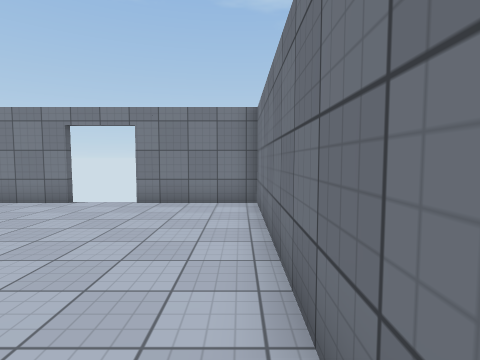
[1] (above)

12 first-person views from a walk through a scene from a Unity 3-D project. The camera is 1.5 m above the floor, tilts 4° down and sees 80° across. Doors are open. The floor is counted in squares, 1.2 m on a side. Each view is taken from the middle of a square. On the plan, view 1 faces up. The plan holds only what a view shows up to about 13 squares ahead; the rest is blank. The player character is not drawn. Surface patterns are stand-ins for the level's own textures.

[2]
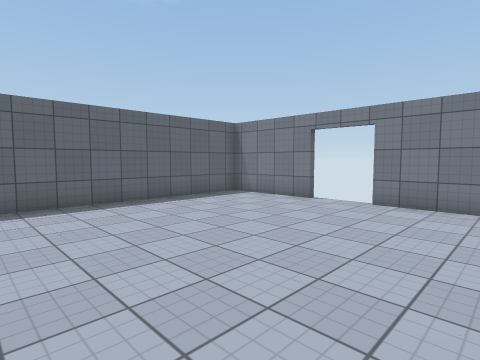

[3]
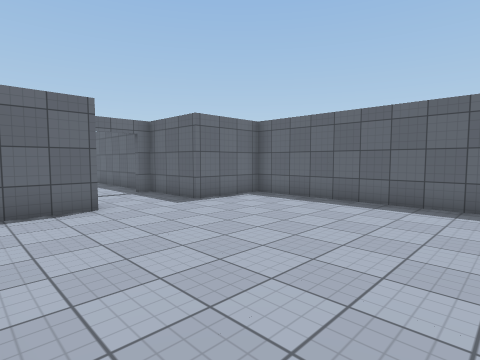

[4]
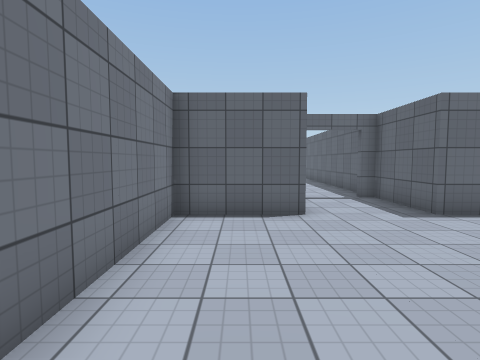

[5]
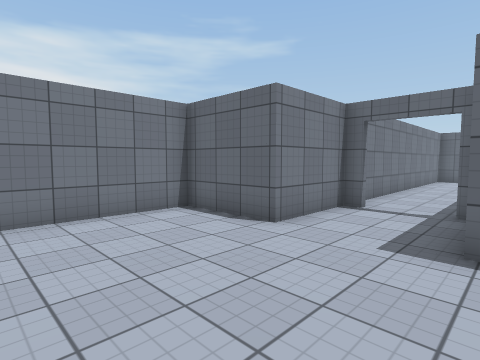

[6]
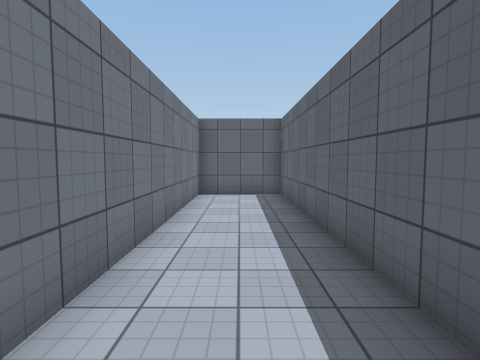

[7]
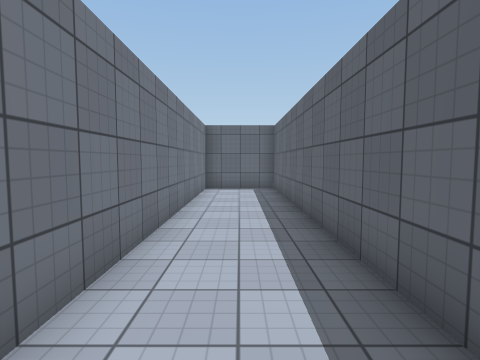

[8]
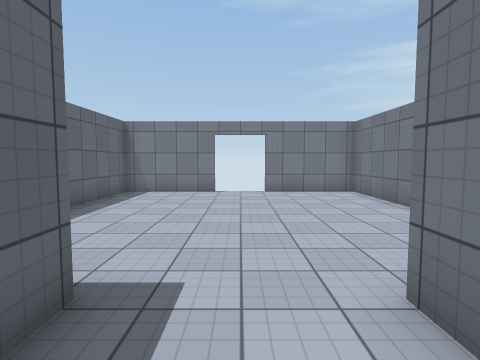

[9]
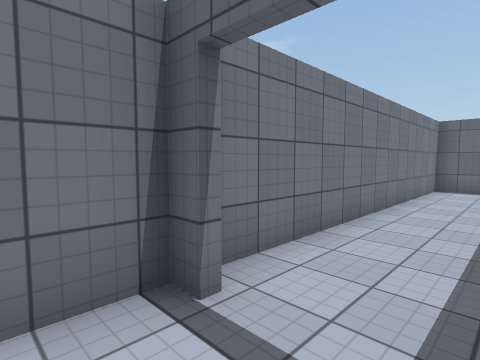

[10]
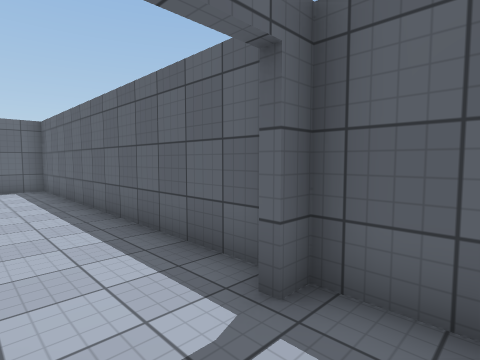

[11]
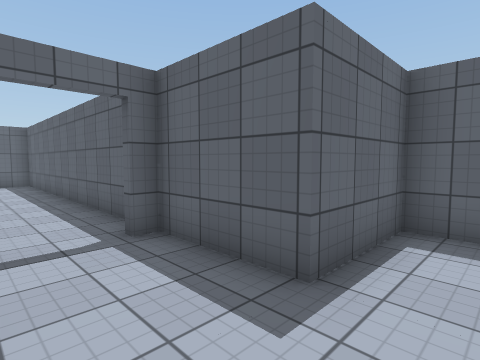

[12]
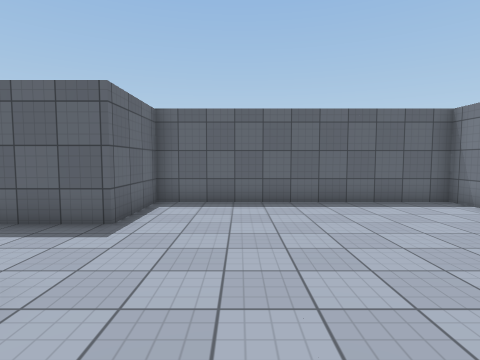

### Floor plan
Ten units are one square. View 1 is at (0, 0); x grows to the right and y downward. Boxes are objects, and circles mark ways between rooms. Rooms are numbered by the first view taken in them; rooms with no view inside come last. Other rooms are left out.
<svg viewBox="-90 -88 100 248">
<path fill="none" stroke="#000" d="M-49 -83 -85 -83 -85 5 -55 5 -55 35 -50 35M-31 35 -25 35 -25 5 5 5 5 -83 -30 -83M-55 41 -55 155 -25 155 -25 41"/>
<circle cx="-40" cy="40" r="3" fill="#2a7"/>
<text x="-40" y="-30">1</text>
<text x="-40" y="100">2</text>
</svg>
Room 1 opens to room 2.

Where each view was taken, in squares from view 1:
view 1: 0 up, 0 right, facing up
view 2: 0 up, 0 right, facing up-left
view 3: 7 up, 0 right, facing down-left
view 4: 6 up, 1 left, facing down
view 5: 4 up, 6 left, facing down-right
view 6: 5 down, 4 left, facing down
view 7: 3 down, 4 left, facing down
view 8: 3 down, 4 left, facing up
view 9: 2 down, 5 left, facing down-right
view 10: 2 down, 3 left, facing down-left
view 11: 1 up, 3 left, facing down-left
view 12: 2 up, 0 right, facing left
